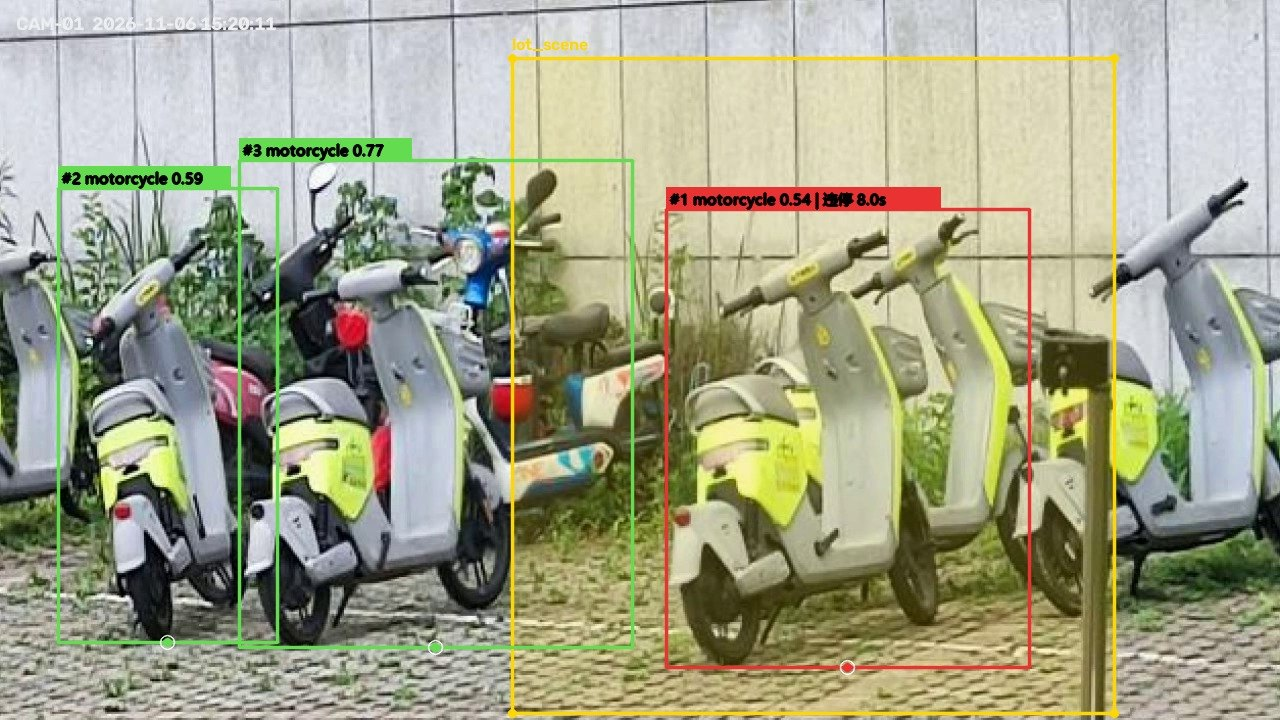
#> input picture docs/images/告警截图.jpg, 1280 x 720 px; its folder holds only this picture in this run
$ python inspect_dataset.py --dir ../docs/images --out out.png
#> lines starting #> are read from the running program, lines starting #| are printed output that depends on the picture
"""数据集体检：结构 / 类别 / 框大小分布 / 预览拼图。

用法
----
python tools/inspect_dataset.py --zip 路径.zip --out D:/tmp/preview
python tools/inspect_dataset.py --dir 已解压目录 --out D:/tmp/preview

产出
----
<out>/<数据集名>_preview.jpg   12 张样本 + 画好的框（直接看内容对不对）
<out>/<数据集名>_stats.json    统计（图片数、类别、框大小分布）

判断标准（见 data/数据集挑选清单.md）
  * 平均框面积占比 < 2%      → 目标太小，监控场景里会漏检
  * 小框(<1%) 占比 > 30%     → 废图多
  * 类别名乱码/不连续        → 标注不规范
"""
from __future__ import annotations

import argparse
import io
import json
import os
import random
import zipfile

import cv2
import numpy as np

IMG_EXT = (".jpg", ".jpeg", ".png")
CELL = (320, 180)   # 拼图每格 宽x高


def read_yaml_names(text: str) -> list[str]:
    """从 data.yaml 里抠出 names 列表（不用 yaml 库，容忍各种写法）。"""
    names = []
    in_names = False
    for raw in text.splitlines():
        line = raw.rstrip()
        if not line.strip():
            continue
        if line.strip().startswith("names:"):
            in_names = True
            tail = line.split(":", 1)[1].strip()
            if tail.startswith("["):
                items = tail.strip("[]").split(",")
                return [x.strip().strip("'\"") for x in items if x.strip()]
            continue
        if in_names:
            if ":" in line and line.startswith((" ", "\t", "-")):
                v = line.split(":", 1)[1].strip().strip("'\"")
                if v:
                    names.append(v)
            elif line.startswith("-"):
                names.append(line.lstrip("- ").strip().strip("'\""))
            elif not line.startswith((" ", "\t")):
                break
    return names


class Source:
    """统一封装 zip / 目录两种来源。"""

    def __init__(self, zip_path: str | None = None, dir_path: str | None = None):
        self.zip = zip_path
        self.dir = dir_path
        self._zf = zipfile.ZipFile(zip_path) if zip_path else None

    def namelist(self) -> list[str]:
        if self._zf:
            return self._zf.namelist()
        out = []
        for root, _, files in os.walk(self.dir):
            for f in files:
                out.append(os.path.relpath(os.path.join(root, f), self.dir).replace(os.sep, "/"))
        return out

    def read(self, name: str) -> bytes:
        if self._zf:
            return self._zf.read(name)
        with open(os.path.join(self.dir, name), "rb") as f:
            return f.read()

    def close(self):
        if self._zf:
            self._zf.close()


def main():
    ap = argparse.ArgumentParser()
    ap.add_argument("--zip", default=None)
    ap.add_argument("--dir", default=None)
    ap.add_argument("--out", required=True)
    ap.add_argument("--samples", type=int, default=12)
    args = ap.parse_args()

    if not args.zip and not args.dir:
        raise SystemExit("需要 --zip 或 --dir")

    src = Source(args.zip, args.dir)
    names_all = src.namelist()
    base = os.path.basename(args.zip or args.dir).replace(".zip", "")
    os.makedirs(args.out, exist_ok=True)

    # ---- 结构 ----
    yaml_files = [n for n in names_all if n.lower().endswith(("data.yaml", "data.yml"))]
    imgs = [n for n in names_all if n.lower().endswith(IMG_EXT)]
    txts = [n for n in names_all if n.lower().endswith(".txt")]

    print(f"\n{'='*58}")
    print(f"数据集: {base}")
    print(f"{'='*58}")
    print(f"  条目总数: {len(names_all)}  图片: {len(imgs)}  标签 txt: {len(txts)}")

    classes = []
    for y in yaml_files[:1]:
        txt = src.read(y).decode("utf-8", "replace")
        classes = read_yaml_names(txt)
        print(f"  data.yaml: {y}")
        print(f"  类别({len(classes)}): {classes}")
        for line in txt.splitlines():
            if line.strip().startswith(("nc:", "names:")):
                print(f"    {line.strip()[:80]}")

    # 划分统计
    splits = {}
    for n in imgs:
        for part in ("train", "valid", "test", "val"):
            if f"/{part}/" in n:
                splits[part] = splits.get(part, 0) + 1
                break
    print(f"  划分: {splits or '无明确划分'}")

    # ---- 标签统计 ----
    label_map = {}
    for n in txts:
        if n.lower().endswith("classes.txt"):
            continue
        label_map[n] = n  # 保留原路径，稍后按 stem 匹配

    def label_for(img_name: str) -> str | None:
        stem = os.path.splitext(img_name)[0]
        cand = stem.replace("/images/", "/labels/") + ".txt"
        if cand in set(txts):
            return cand
        stem_base = os.path.splitext(os.path.basename(img_name))[0]
        for t in txts:
            if os.path.splitext(os.path.basename(t))[0] == stem_base:
                return t
        return None

    per_class = {}
    areas = []
    tiny = 0
    total_boxes = 0
    per_image_boxes = []

    for im in imgs:
        lb = label_for(im)
        if not lb:
            continue
        content = src.read(lb).decode("utf-8", "replace")
        rows = [r.split() for r in content.splitlines() if len(r.split()) >= 5]
        per_image_boxes.append(len(rows))
        for r in rows:
            cid = int(float(r[0]))
            w, h = float(r[3]), float(r[4])
            a = w * h
            areas.append(a)
            total_boxes += 1
            name = classes[cid] if 0 <= cid < len(classes) else f"cls{cid}"
            per_class[name] = per_class.get(name, 0) + 1
            if a < 0.01:
                tiny += 1

    print(f"  标注框总数: {total_boxes}")
    print(f"  每类框数: {per_class}")
    if areas:
        arr = np.array(areas)
        print(f"  框面积占比: 平均 {arr.mean()*100:.2f}%  中位 {np.median(arr)*100:.2f}%  "
              f"最小 {arr.min()*100:.2f}%  最大 {arr.max()*100:.2f}%")
        print(f"  <1% 的小框: {tiny} 个 ({tiny/max(1,total_boxes)*100:.1f}%)")
        print(f"  每张图平均框数: {np.mean(per_image_boxes):.2f}")

    # ---- 预览拼图 ----
    sample = imgs[:]
    random.Random(0).shuffle(sample)
    sample = sample[: args.samples]
    cols = 3
    rows = (len(sample) + cols - 1) // cols
    sheet = np.full((rows * CELL[1], cols * CELL[0], 3), 245, np.uint8)

    for idx, im in enumerate(sample):
        try:
            buf = np.frombuffer(src.read(im), np.uint8)
            img = cv2.imdecode(buf, cv2.IMREAD_COLOR)
#> img is the input picture: shape (720, 1280, 3); mean B, G, R 136.8, 162.3, 160.9
        except Exception:
            continue
        if img is None:
            continue
        H, W = img.shape[:2]
#> H = 720; W = 1280
        lb = label_for(im)
        if lb:
            for r in src.read(lb).decode("utf-8", "replace").splitlines():
                p = r.split()
                if len(p) < 5:
                    continue
                cid = int(float(p[0]))
                cx, cy, w, h = map(float, p[1:5])
                x1, y1 = int((cx - w / 2) * W), int((cy - h / 2) * H)
                x2, y2 = int((cx + w / 2) * W), int((cy + h / 2) * H)
                color = (0, 200, 0) if cid % 2 == 0 else (0, 140, 255)
                cv2.rectangle(img, (x1, y1), (x2, y2), color, 2)
                nm = classes[cid] if 0 <= cid < len(classes) else str(cid)
                cv2.putText(img, "%s %.1f%%" % (nm, w * h * 100), (x1 + 2, max(y1 - 4, 12)),
                            cv2.FONT_HERSHEY_SIMPLEX, 0.45, color, 1, cv2.LINE_AA)
        # 缩放铺格
        scale = min(CELL[0] / W, CELL[1] / H)
#> scale = 0.25
        thumb = cv2.resize(img, (max(1, int(W * scale)), max(1, int(H * scale))))
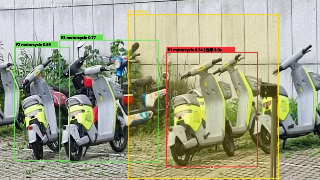
#> thumb: shape (180, 320, 3); mean B, G, R 137, 162.4, 161
        r_, c_ = divmod(idx, cols)
        y0, x0 = r_ * CELL[1], c_ * CELL[0]
        sheet[y0:y0 + thumb.shape[0], x0:x0 + thumb.shape[1]] = thumb
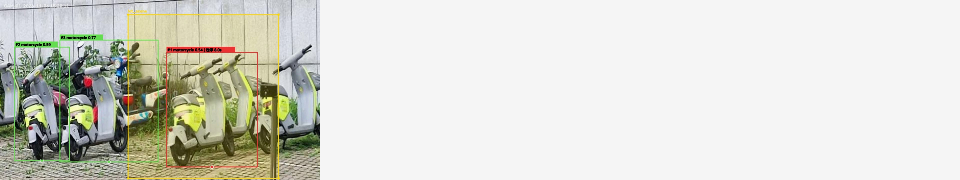
#> sheet: shape (180, 960, 3); mean B, G, R 209, 217.5, 217

    out_img = os.path.join(args.out, f"{base}_preview.jpg")
    ok, enc = cv2.imencode(".jpg", sheet, [int(cv2.IMWRITE_JPEG_QUALITY), 88])
    if ok:
        with open(out_img, "wb") as f:
            f.write(enc.tobytes())
        print(f"  预览图 -> {out_img}")

    stats = {
        "dataset": base, "images": len(imgs), "labels": len(txts),
        "classes": classes, "splits": splits, "boxes": total_boxes,
        "per_class": per_class,
        "mean_area_pct": round(float(np.mean(areas)) * 100, 3) if areas else 0,
        "median_area_pct": round(float(np.median(areas)) * 100, 3) if areas else 0,
        "tiny_ratio_pct": round(tiny / max(1, total_boxes) * 100, 1),
        "boxes_per_image": round(float(np.mean(per_image_boxes)), 2) if per_image_boxes else 0,
    }
    with open(os.path.join(args.out, f"{base}_stats.json"), "w", encoding="utf-8") as f:
        json.dump(stats, f, ensure_ascii=False, indent=2)
    src.close()


if __name__ == "__main__":
    main()
